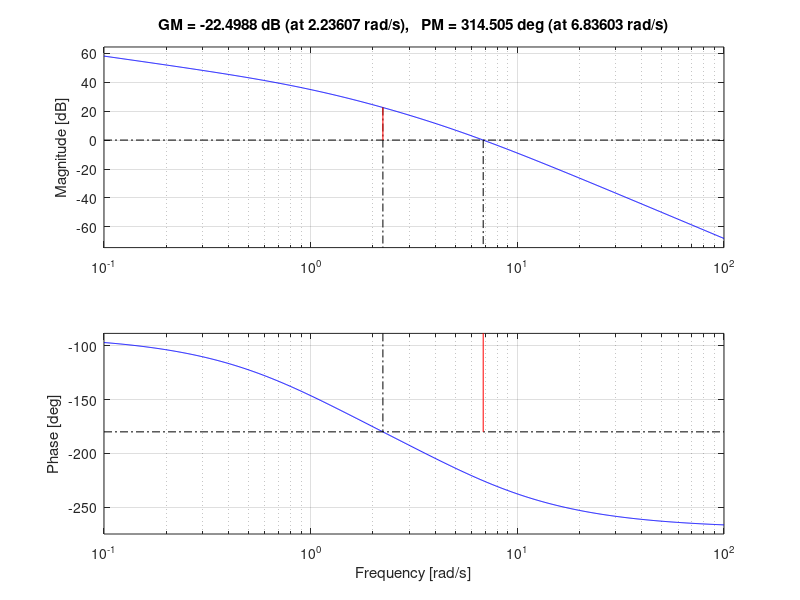
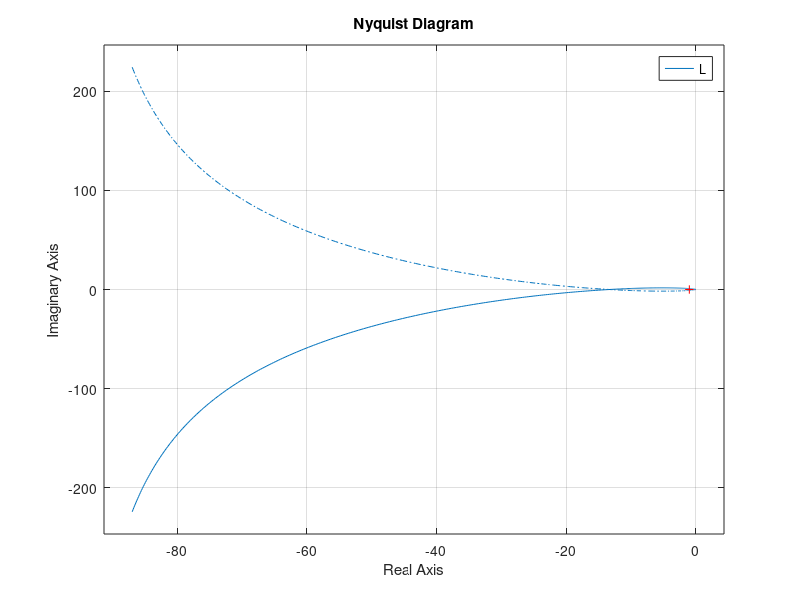
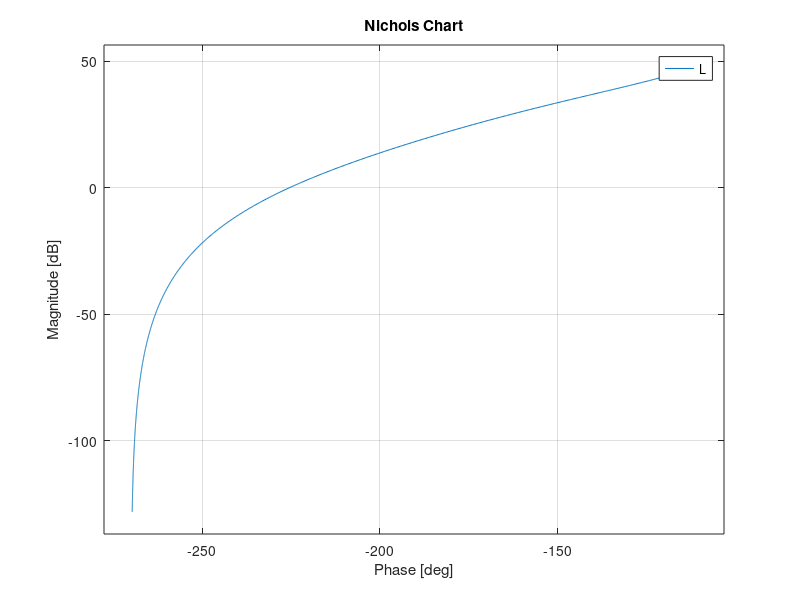

The MATLAB script that drew these images, in order:
% Plant and controller
s = tf('s');
G = 10 / (s*(s + 1)*(s + 5));
K = 40;
C = K;
L = C*G;

% 1) Bode design and margins
figure;
margin(L); % Bode plus gain/phase margins

% 2) Nyquist plot
figure;
nyquist(L);

% 3) Nichols plot (open-loop Nichols)
figure;
nichols(L); grid on;

% Example: enforce a minimum phase margin and bandwidth by interactive tuning
% nichols(L) can be used with 'nicholsedit' in some releases, or use sisotool:
% sisotool(G);

% Robotics connection:
% - Use Robotics System Toolbox or Robotics Toolbox for MATLAB to build a
%   manipulator model.
% - Linearize the robot joint dynamics about a pose using LINEARIZE or linmod.
% - Use Bode/Nyquist/Nichols plots of the joint loop to design the servo gains.
